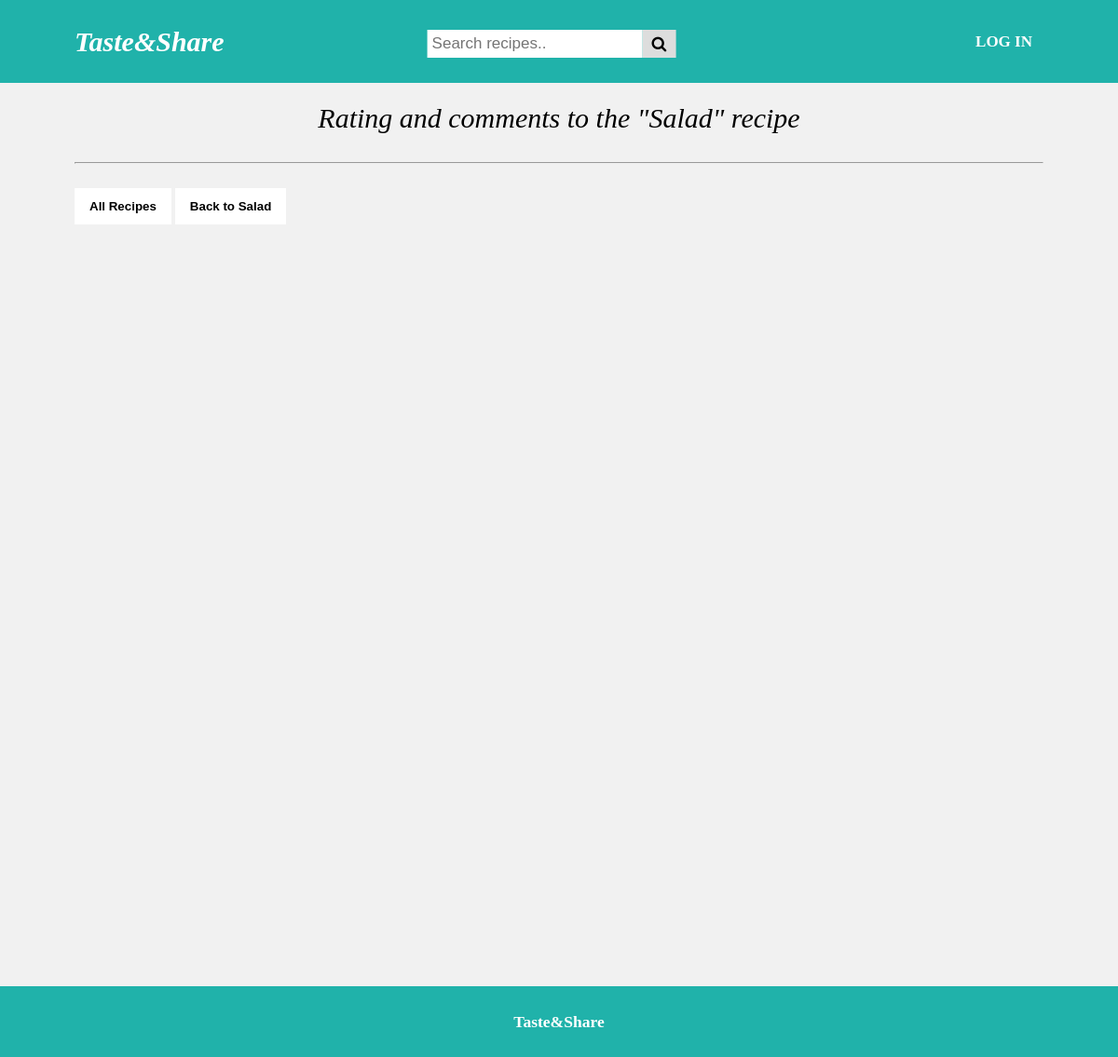
Before: /rating/10 with the older database file.
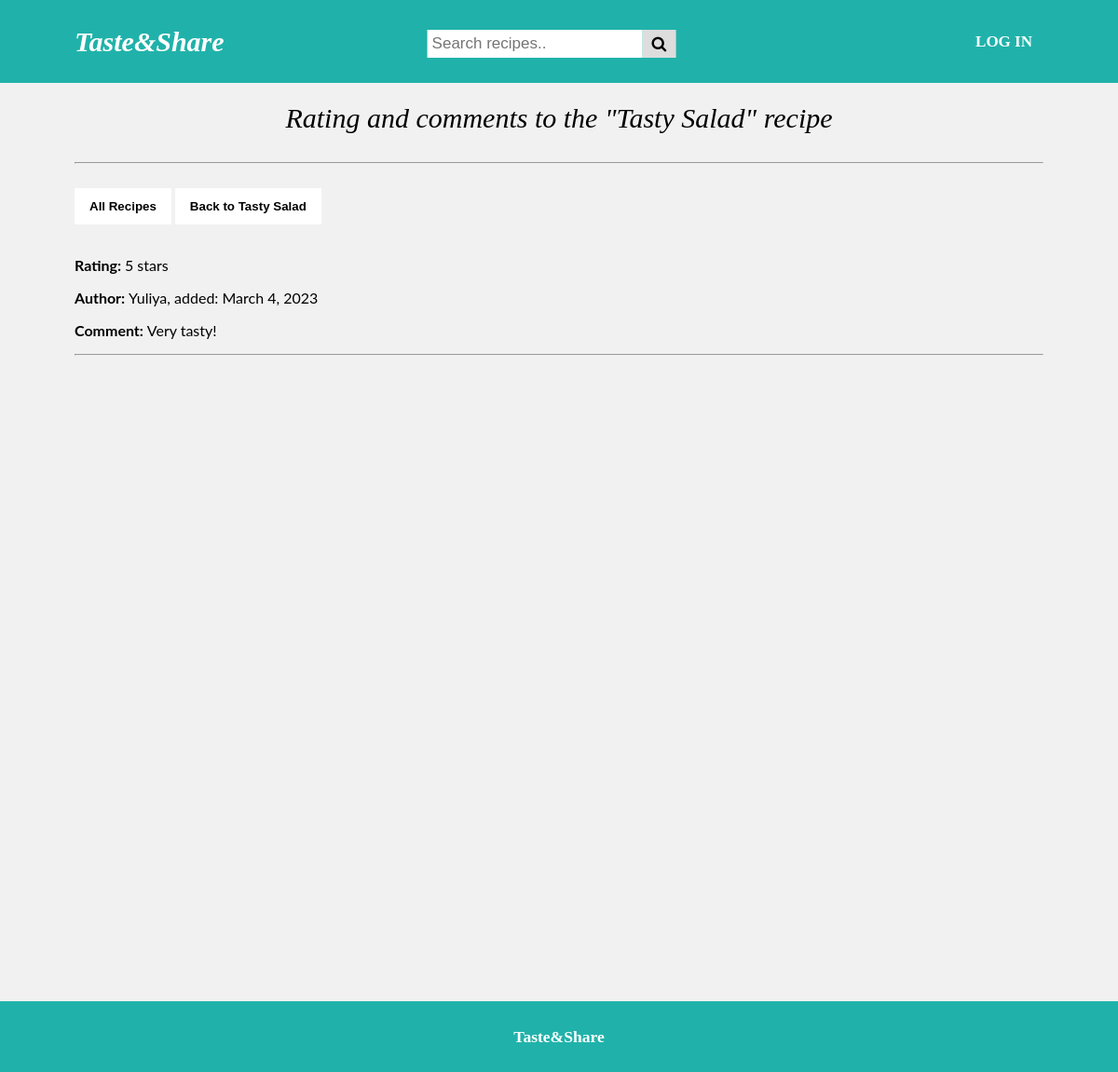
After: the same page with the newer database file.
### tasteandshare/models.py (models this page shows, shortened)
class Recipe(models.Model):
    RECIPE_TYPES = [('sl', "Salad"), ('sp', "Soup"), ('hd', "Hot dish"), ('ds', "Dessert"), ('ps', "Pasta"), ('pz', "Pizza")]
    recipe_name = models.CharField(max_length=100, unique=True, verbose_name="Recipe name")
    recipe_type = models.CharField(choices=RECIPE_TYPES, max_length=10, verbose_name="Recipe type")
    calories = models.CharField(max_length=30, verbose_name="Calories")
    time = models.CharField(max_length=4, verbose_name="Time")
    preparation = models.TextField()
    image = models.ImageField(upload_to='uploads', blank=True)
    issued = models.DateField()
    author = models.ForeignKey('Author', on_delete=models.CASCADE)

class Rating(models.Model):
    value = models.IntegerField()
    comment = models.TextField()
    issued = models.DateField()
    recipe = models.ForeignKey('Recipe', on_delete=models.CASCADE)
    author = models.ForeignKey('Author', on_delete=models.CASCADE)

class Author(models.Model):
    name = models.CharField(max_length=100)
    email = models.EmailField(max_length=50)
    location = models.CharField(max_length=100)
    image = models.ImageField(upload_to='uploads', blank=True)
    def __str__(self):
        return self.name

### tasteandshare/views.py (the view)
# urls.py: path('rating/<int:id>', tasteandshare_views.rating_and_comments, name="rating"),
def rating_and_comments(request, id):
    try:
        recipe = Recipe.objects.get(id = id)
        ratings = recipe.rating_set.all()
        context = {'recipe':recipe, 'ratings':ratings}
    except:
        recipe = False
    return render(request, 'rating_and_comments.html', context)

### tasteandshare/templates/rating_and_comments.html
{% extends 'base.html' %}
{% load static %}
{% block content %}
    <div class="main">
        <p class="center"><i>Rating and comments to the "{{ recipe.recipe_name }}" recipe</i></p>
        <hr><br>
        <div>
            <a href="{% url 'recipes' %}"><button class="btn"><b>All Recipes</b></button></a>
            <a href="{% url 'recipe' recipe.id %}"><button class="btn"><b>Back to {{ recipe.recipe_name }}</b></button></a>
        </div>
        <br>
        <div class="item2">
            {% for rating in ratings %}
                <p><b>Rating: </b>{{ rating.value }} stars</p>
                <p><b>Author: </b>{{ rating.author }}, added: {{ rating.issued }}</p>
                <p><b>Comment: </b>{{ rating.comment }}</p>
                <hr>
            {% endfor %}
        </div>
    </div>
{% endblock %}

Changed rows visible on the page:
changed Recipe: recipe_name "Salad" → "Tasty Salad"
added Rating: value "5", author "Yuliya", issued "March 4, 2023", comment "Very tasty!"
